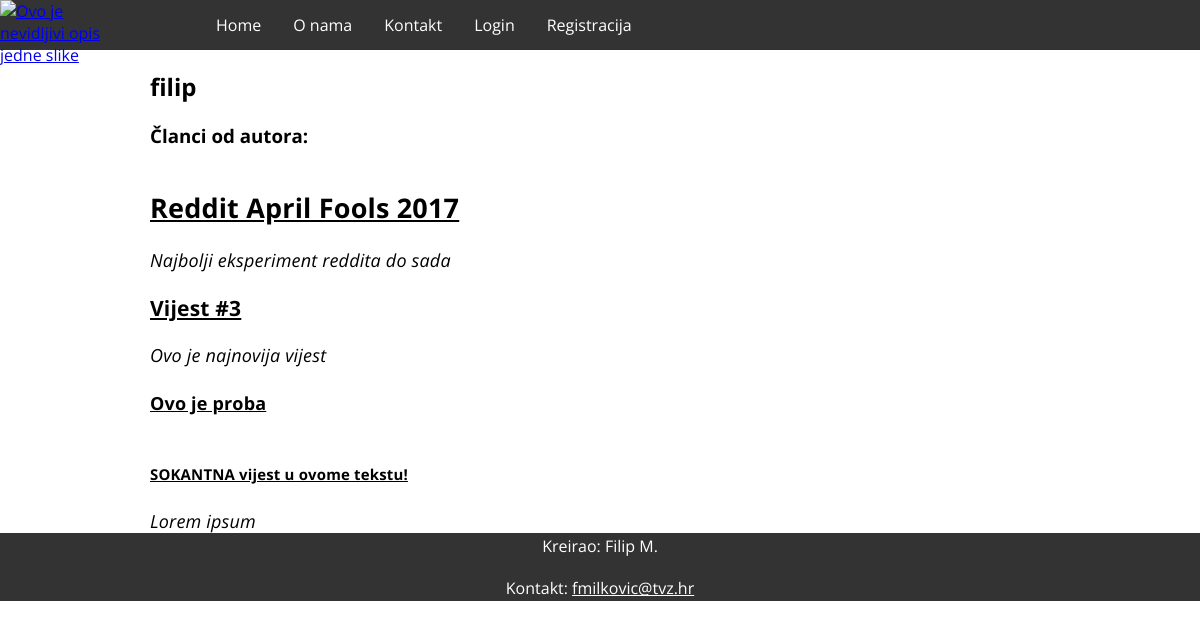
The app's page /autor.php?autorId=4 with its own data.
### tables this page shows
CREATE TABLE `Users` (
  `id` int(11) NOT NULL AUTO_INCREMENT,
  `korisnickoIme` varchar(255) NOT NULL,
  `lozinka` varchar(255) NOT NULL,
  `ime` varchar(255) DEFAULT NULL,
  `email` varchar(255) NOT NULL,
  `level` tinyint(1) DEFAULT '1',
  PRIMARY KEY (`id`)
);

CREATE TABLE `Clanci` (
  `id` int(11) NOT NULL AUTO_INCREMENT,
  `Datum` date NOT NULL,
  `VrijemeIzrade` time NOT NULL,
  `Naslov` varchar(32) NOT NULL,
  `KratkiSadrzaj` varchar(102) NOT NULL,
  `Tekst` text NOT NULL,
  `Kategorija` varchar(20) NOT NULL,
  `Slika` varchar(64) NOT NULL,
  `Sakrivena` tinyint(1) NOT NULL,
  `idUser` int(11) DEFAULT NULL,
  PRIMARY KEY (`id`),
  KEY `Clanci_users_id_fk` (`idUser`),
  CONSTRAINT `Clanci_users_id_fk` FOREIGN KEY (`idUser`) REFERENCES `Users` (`id`)
);

### autor.php (the view, shortened to what this page needs)
<?php
include("dbconn.php");
$id = "";
$idAutor = $_GET['autorId'];
$query = "SELECT * FROM Clanci WHERE idUser='$idAutor' ORDER BY Datum DESC, VrijemeIzrade DESC";
$result = mysqli_query($dbc, $query);
$query2 = "SELECT * FROM Users WHERE id='$idAutor'";
$result2 = mysqli_query($dbc, $query2);
$row2 = mysqli_fetch_array($result2);
include("header.php");
echo '
<main>
    <h2>'. $row2['korisnickoIme'] .'</h2>
    <h3>Članci od autora: </h3> ';
    while ($row = mysqli_fetch_array($result)) {
        echo '
    <article class="float_left">
            <header>
                <h1><a href="clanak.php?id=' . urldecode($row['id']) . '" style="text-decoration: underline;">' . urldecode($row['Naslov']) . '</a></h1>
                <span  class="article_lead">' . urldecode($row['KratkiSadrzaj']) . '</span>
            </header>';
    }
    echo '
    </main>
    ';
echo '
</body>
</html>
';
include("footer.php");

### header.php (shortened to what this page needs)
<?php
if($id != "admin") {
    echo '
<!DOCTYPE html>
<html lang="hr">
<head>
    <meta charset="UTF-8">
    <meta name="viewport" content="width=device-width, initial-scale=1.0">
    <link href="https://fonts.googleapis.com/css?family=Open+Sans" rel="stylesheet">
    <link type="text/css" rel="stylesheet" href="style.css" />
    <link rel="icon" href="../res/circle_logo_fav.png" type="image/gif" sizes="16x16">
    <title>Vijesti 747</title>
</head>
<body>
';
}
echo '
    <nav>
        <figure class="float_left">
        ';
if ($id != "admin") {
    echo '
   <a href="index.php">
        <img src="../res/circle_logo.png" alt="Ovo je nevidljivi opis jedne slike">
   </a>
    </figure>
    <ul>
            ';
}
if($id == "index"){
    echo '
            <li><a href="#" class="active">Home</a></li>
            <li><a href="onama.php">O nama</a></li>
            <li><a href="#">Kontakt</a></li>
    ';
}
else if($id == "onama"){
    echo '
            <li><a href="index.php">Home</a></li>
            <li><a href="#" class="active">O nama</a></li>
            <li><a href="#">Kontakt</a></li>
    ';
}
else if($id == "admin"){
    echo '
            <li><a href="../index.php">Home</a></li>
            <li><a href="administrator.php" class="active">Administracija</a></li>
    ';
}
else{
    echo '
            <li><a href="index.php">Home</a></li>
            <li><a href="onama.php">O nama</a></li>
            <li><a href="#">Kontakt</a></li>
    ';
}
if(!isset($_SESSION['user']['valid']) || $_SESSION['user']['valid'] == "false"){
    echo '<li><a href="login.html">Login</a></li>';
    echo '<li><a href="registracija.html">Registracija</a></li>';
}
echo '
        </ul>
    </nav>
';

### footer.php
<?php
echo '
    <footer class="clear_floating">
        <p>Kreirao: Filip M.</p>
        <p>Kontakt: <a href="mailto:fmilkovic@tvz.hr?Subject=Kontakt%20sa%20weba" target="_top">fmilkovic@tvz.hr</a></p>
    </footer>
';

### style.css (style rules this page uses)
* { font-family: 'Open Sans', sans-serif; }
html { width: 100%; }
body { min-height: 100%; background: url(../res/cream_dust.png) repeat 0 0; padding: 0; margin: 0; }
.float_left { float: left; }
.clear_floating { clear: both; }
nav { width: 100%; position: -webkit-sticky; position: sticky; top: 0; background-color: #333; }
nav ul { width: 75%; margin: auto; list-style-type: none; padding: 0; overflow: hidden; background-color: #333; }
nav li { float: left; }
nav li a { display: block; color: white; text-align: center; padding: 14px 16px; text-decoration: none; }
figure { width: 100px; margin: auto; }
main { margin: auto; width: 75%; }
main h1 a { color: black; text-decoration: none; }
article { width: 100%; height: auto; font-size: large; letter-spacing: 0.01em; }
.article_lead { font-style: italic; }
footer { width: 100%; color: white; background-color: #333; position: relative; bottom: 0; }
footer p { padding: 2px; text-align: center; }
footer a { color: #ffffff; }

### records on screen
users: korisnickoIme "filip"
clanci: Naslov "Reddit April Fools 2017", KratkiSadrzaj "Najbolji eksperiment reddita do sada"
clanci: Naslov "Vijest #3", KratkiSadrzaj "Ovo je najnovija vijest"
clanci: Naslov "Ovo je proba"
clanci: Naslov "SOKANTNA vijest u ovome tekstu!", KratkiSadrzaj "Lorem ipsum"
